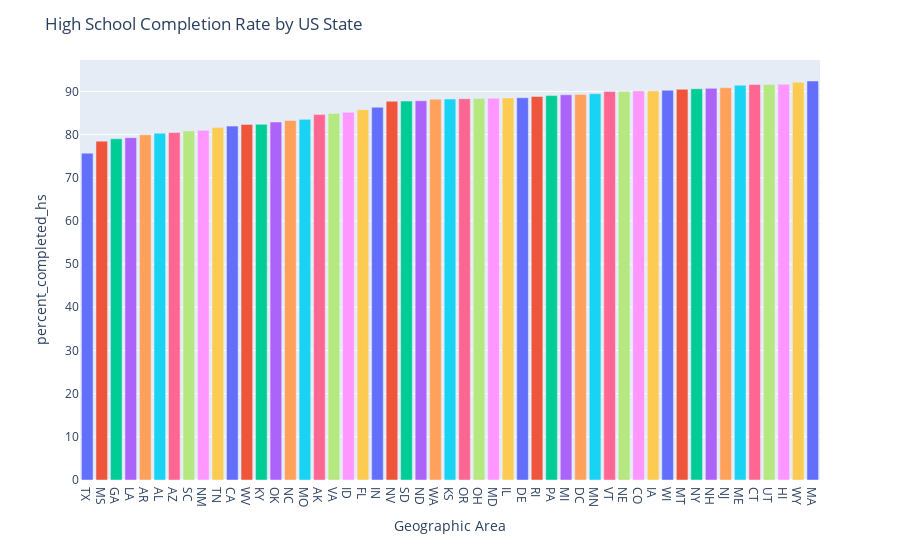

Notebook source saved alongside this figure:
### Code cell
fig_b = px.bar(data_frame=graduation_rate, x='Geographic Area', y='percent_completed_hs', color="Geographic Area")
fig_b.update_layout(showlegend=False, title="High School Completion Rate by US State")

### Figure 1 — Plotly figure (JSON) as saved in the notebook; plotly's stock layout.template omitted (floating-point values rounded to 4 significant figures)
{"data": [{"alignmentgroup": "True", "hovertemplate": "Geographic Area=%{x}<br>percent_completed_hs=%{y}<extra></extra>", "legendgroup": "TX", "marker": {"color": "#636efa", "pattern": {"shape": ""}}, "name": "TX", "offsetgroup": "TX", "orientation": "v", "showlegend": true, "textposition": "auto", "type": "bar", "x": ["TX"], "xaxis": "x", "y": [75.69], "yaxis": "y"}, {"alignmentgroup": "True", "hovertemplate": "Geographic Area=%{x}<br>percent_completed_hs=%{y}<extra></extra>", "legendgroup": "MS", "marker": {"color": "#EF553B", "pattern": {"shape": ""}}, "name": "MS", "offsetgroup": "MS", "orientation": "v", "showlegend": true, "textposition": "auto", "type": "bar", "x": ["MS"], "xaxis": "x", "y": [78.47], "yaxis": "y"}, {"alignmentgroup": "True", "hovertemplate": "Geographic Area=%{x}<br>percent_completed_hs=%{y}<extra></extra>", "legendgroup": "GA", "marker": {"color": "#00cc96", "pattern": {"shape": ""}}, "name": "GA", "offsetgroup": "GA", "orientation": "v", "showlegend": true, "textposition": "auto", "type": "bar", "x": ["GA"], "xaxis": "x", "y": [79.01], "yaxis": "y"}, {"alignmentgroup": "True", "hovertemplate": "Geographic Area=%{x}<br>percent_completed_hs=%{y}<extra></extra>", "legendgroup": "LA", "marker": {"color": "#ab63fa", "pattern": {"shape": ""}}, "name": "LA", "offsetgroup": "LA", "orientation": "v", "showlegend": true, "textposition": "auto", "type": "bar", "x": ["LA"], "xaxis": "x", "y": [79.29], "yaxis": "y"}, {"alignmentgroup": "True", "hovertemplate": "Geographic Area=%{x}<br>percent_completed_hs=%{y}<extra></extra>", "legendgroup": "AR", "marker": {"color": "#FFA15A", "pattern": {"shape": ""}}, "name": "AR", "offsetgroup": "AR", "orientation": "v", "showlegend": true, "textposition": "auto", "type": "bar", "x": ["AR"], "xaxis": "x", "y": [79.95], "yaxis": "y"}, {"alignmentgroup": "True", "hovertemplate": "Geographic Area=%{x}<br>percent_completed_hs=%{y}<extra></extra>", "legendgroup": "AL", "marker": {"color": "#19d3f3", "pattern": {"shape": ""}}, "name": "AL", "offsetgroup": "AL", "orientation": "v", "showlegend": true, "textposition": "auto", "type": "bar", "x": ["AL"], "xaxis": "x", "y": [80.3], "yaxis": "y"}, {"alignmentgroup": "True", "hovertemplate": "Geographic Area=%{x}<br>percent_completed_hs=%{y}<extra></extra>", "legendgroup": "AZ", "marker": {"color": "#FF6692", "pattern": {"shape": ""}}, "name": "AZ", "offsetgroup": "AZ", "orientation": "v", "showlegend": true, "textposition": "auto", "type": "bar", "x": ["AZ"], "xaxis": "x", "y": [80.47], "yaxis": "y"}, {"alignmentgroup": "True", "hovertemplate": "Geographic Area=%{x}<br>percent_completed_hs=%{y}<extra></extra>", "legendgroup": "SC", "marker": {"color": "#B6E880", "pattern": {"shape": ""}}, "name": "SC", "offsetgroup": "SC", "orientation": "v", "showlegend": true, "textposition": "auto", "type": "bar", "x": ["SC"], "xaxis": "x", "y": [80.85], "yaxis": "y"}, {"alignmentgroup": "True", "hovertemplate": "Geographic Area=%{x}<br>percent_completed_hs=%{y}<extra></extra>", "legendgroup": "NM", "marker": {"color": "#FF97FF", "pattern": {"shape": ""}}, "name": "NM", "offsetgroup": "NM", "orientation": "v", "showlegend": true, "textposition": "auto", "type": "bar", "x": ["NM"], "xaxis": "x", "y": [80.98], "yaxis": "y"}, {"alignmentgroup": "True", "hovertemplate": "Geographic Area=%{x}<br>percent_completed_hs=%{y}<extra></extra>", "legendgroup": "TN", "marker": {"color": "#FECB52", "pattern": {"shape": ""}}, "name": "TN", "offsetgroup": "TN", "orientation": "v", "showlegend": true, "textposition": "auto", "type": "bar", "x": ["TN"], "xaxis": "x", "y": [81.63], "yaxis": "y"}, {"alignmentgroup": "True", "hovertemplate": "Geographic Area=%{x}<br>percent_completed_hs=%{y}<extra></extra>", "legendgroup": "CA", "marker": {"color": "#636efa", "pattern": {"shape": ""}}, "name": "CA", "offsetgroup": "CA", "orientation": "v", "showlegend": true, "textposition": "auto", "type": "bar", "x": ["CA"], "xaxis": "x", "y": [81.96], "yaxis": "y"}, {"alignmentgroup": "True", "hovertemplate": "Geographic Area=%{x}<br>percent_completed_hs=%{y}<extra></extra>", "legendgroup": "WV", "marker": {"color": "#EF553B", "pattern": {"shape": ""}}, "name": "WV", "offsetgroup": "WV", "orientation": "v", "showlegend": true, "textposition": "auto", "type": "bar", "x": ["WV"], "xaxis": "x", "y": [82.35], "yaxis": "y"}, {"alignmentgroup": "True", "hovertemplate": "Geographic Area=%{x}<br>percent_completed_hs=%{y}<extra></extra>", "legendgroup": "KY", "marker": {"color": "#00cc96", "pattern": {"shape": ""}}, "name": "KY", "offsetgroup": "KY", "orientation": "v", "showlegend": true, "textposition": "auto", "type": "bar", "x": ["KY"], "xaxis": "x", "y": [82.37], "yaxis": "y"}, {"alignmentgroup": "True", "hovertemplate": "Geographic Area=%{x}<br>percent_completed_hs=%{y}<extra></extra>", "legendgroup": "OK", "marker": {"color": "#ab63fa", "pattern": {"shape": ""}}, "name": "OK", "offsetgroup": "OK", "orientation": "v", "showlegend": true, "textposition": "auto", "type": "bar", "x": ["OK"], "xaxis": "x", "y": [82.91], "yaxis": "y"}, {"alignmentgroup": "True", "hovertemplate": "Geographic Area=%{x}<br>percent_completed_hs=%{y}<extra></extra>", "legendgroup": "NC", "marker": {"color": "#FFA15A", "pattern": {"shape": ""}}, "name": "NC", "offsetgroup": "NC", "orientation": "v", "showlegend": true, "textposition": "auto", "type": "bar", "x": ["NC"], "xaxis": "x", "y": [83.25], "yaxis": "y"}, {"alignmentgroup": "True", "hovertemplate": "Geographic Area=%{x}<br>percent_completed_hs=%{y}<extra></extra>", "legendgroup": "MO", "marker": {"color": "#19d3f3", "pattern": {"shape": ""}}, "name": "MO", "offsetgroup": "MO", "orientation": "v", "showlegend": true, "textposition": "auto", "type": "bar", "x": ["MO"], "xaxis": "x", "y": [83.52], "yaxis": "y"}, {"alignmentgroup": "True", "hovertemplate": "Geographic Area=%{x}<br>percent_completed_hs=%{y}<extra></extra>", "legendgroup": "AK", "marker": {"color": "#FF6692", "pattern": {"shape": ""}}, "name": "AK", "offsetgroup": "AK", "orientation": "v", "showlegend": true, "textposition": "auto", "type": "bar", "x": ["AK"], "xaxis": "x", "y": [84.63], "yaxis": "y"}, {"alignmentgroup": "True", "hovertemplate": "Geographic Area=%{x}<br>percent_completed_hs=%{y}<extra></extra>", "legendgroup": "VA", "marker": {"color": "#B6E880", "pattern": {"shape": ""}}, "name": "VA", "offsetgroup": "VA", "orientation": "v", "showlegend": true, "textposition": "auto", "type": "bar", "x": ["VA"], "xaxis": "x", "y": [84.88], "yaxis": "y"}, {"alignmentgroup": "True", "hovertemplate": "Geographic Area=%{x}<br>percent_completed_hs=%{y}<extra></extra>", "legendgroup": "ID", "marker": {"color": "#FF97FF", "pattern": {"shape": ""}}, "name": "ID", "offsetgroup": "ID", "orientation": "v", "showlegend": true, "textposition": "auto", "type": "bar", "x": ["ID"], "xaxis": "x", "y": [85.17], "yaxis": "y"}, {"alignmentgroup": "True", "hovertemplate": "Geographic Area=%{x}<br>percent_completed_hs=%{y}<extra></extra>", "legendgroup": "FL", "marker": {"color": "#FECB52", "pattern": {"shape": ""}}, "name": "FL", "offsetgroup": "FL", "orientation": "v", "showlegend": true, "textposition": "auto", "type": "bar", "x": ["FL"], "xaxis": "x", "y": [85.74], "yaxis": "y"}, {"alignmentgroup": "True", "hovertemplate": "Geographic Area=%{x}<br>percent_completed_hs=%{y}<extra></extra>", "legendgroup": "IN", "marker": {"color": "#636efa", "pattern": {"shape": ""}}, "name": "IN", "offsetgroup": "IN", "orientation": "v", "showlegend": true, "textposition": "auto", "type": "bar", "x": ["IN"], "xaxis": "x", "y": [86.32], "yaxis": "y"}, {"alignmentgroup": "True", "hovertemplate": "Geographic Area=%{x}<br>percent_completed_hs=%{y}<extra></extra>", "legendgroup": "NV", "marker": {"color": "#EF553B", "pattern": {"shape": ""}}, "name": "NV", "offsetgroup": "NV", "orientation": "v", "showlegend": true, "textposition": "auto", "type": "bar", "x": ["NV"], "xaxis": "x", "y": [87.72], "yaxis": "y"}, {"alignmentgroup": "True", "hovertemplate": "Geographic Area=%{x}<br>percent_completed_hs=%{y}<extra></extra>", "legendgroup": "SD", "marker": {"color": "#00cc96", "pattern": {"shape": ""}}, "name": "SD", "offsetgroup": "SD", "orientation": "v", "showlegend": true, "textposition": "auto", "type": "bar", "x": ["SD"], "xaxis": "x", "y": [87.75], "yaxis": "y"}, {"alignmentgroup": "True", "hovertemplate": "Geographic Area=%{x}<br>percent_completed_hs=%{y}<extra></extra>", "legendgroup": "ND", "marker": {"color": "#ab63fa", "pattern": {"shape": ""}}, "name": "ND", "offsetgroup": "ND", "orientation": "v", "showlegend": true, "textposition": "auto", "type": "bar", "x": ["ND"], "xaxis": "x", "y": [87.82], "yaxis": "y"}, {"alignmentgroup": "True", "hovertemplate": "Geographic Area=%{x}<br>percent_completed_hs=%{y}<extra></extra>", "legendgroup": "WA", "marker": {"color": "#FFA15A", "pattern": {"shape": ""}}, "name": "WA", "offsetgroup": "WA", "orientation": "v", "showlegend": true, "textposition": "auto", "type": "bar", "x": ["WA"], "xaxis": "x", "y": [88.2], "yaxis": "y"}, {"alignmentgroup": "True", "hovertemplate": "Geographic Area=%{x}<br>percent_completed_hs=%{y}<extra></extra>", "legendgroup": "KS", "marker": {"color": "#19d3f3", "pattern": {"shape": ""}}, "name": "KS", "offsetgroup": "KS", "orientation": "v", "showlegend": true, "textposition": "auto", "type": "bar", "x": ["KS"], "xaxis": "x", "y": [88.23], "yaxis": "y"}, {"alignmentgroup": "True", "hovertemplate": "Geographic Area=%{x}<br>percent_completed_hs=%{y}<extra></extra>", "legendgroup": "OR", "marker": {"color": "#FF6692", "pattern": {"shape": ""}}, "name": "OR", "offsetgroup": "OR", "orientation": "v", "showlegend": true, "textposition": "auto", "type": "bar", "x": ["OR"], "xaxis": "x", "y": [88.3], "yaxis": "y"}, {"alignmentgroup": "True", "hovertemplate": "Geographic Area=%{x}<br>percent_completed_hs=%{y}<extra></extra>", "legendgroup": "OH", "marker": {"color": "#B6E880", "pattern": {"shape": ""}}, "name": "OH", "offsetgroup": "OH", "orientation": "v", "showlegend": true, "textposition": "auto", "type": "bar", "x": ["OH"], "xaxis": "x", "y": [88.34], "yaxis": "y"}, {"alignmentgroup": "True", "hovertemplate": "Geographic Area=%{x}<br>percent_completed_hs=%{y}<extra></extra>", "legendgroup": "MD", "marker": {"color": "#FF97FF", "pattern": {"shape": ""}}, "name": "MD", "offsetgroup": "MD", "orientation": "v", "showlegend": true, "textposition": "auto", "type": "bar", "x": ["MD"], "xaxis": "x", "y": [88.42], "yaxis": "y"}, {"alignmentgroup": "True", "hovertemplate": "Geographic Area=%{x}<br>percent_completed_hs=%{y}<extra></extra>", "legendgroup": "IL", "marker": {"color": "#FECB52", "pattern": {"shape": ""}}, "name": "IL", "offsetgroup": "IL", "orientation": "v", "showlegend": true, "textposition": "auto", "type": "bar", "x": ["IL"], "xaxis": "x", "y": [88.48], "yaxis": "y"}, {"alignmentgroup": "True", "hovertemplate": "Geographic Area=%{x}<br>percent_completed_hs=%{y}<extra></extra>", "legendgroup": "DE", "marker": {"color": "#636efa", "pattern": {"shape": ""}}, "name": "DE", "offsetgroup": "DE", "orientation": "v", "showlegend": true, "textposition": "auto", "type": "bar", "x": ["DE"], "xaxis": "x", "y": [88.52], "yaxis": "y"}, {"alignmentgroup": "True", "hovertemplate": "Geographic Area=%{x}<br>percent_completed_hs=%{y}<extra></extra>", "legendgroup": "RI", "marker": {"color": "#EF553B", "pattern": {"shape": ""}}, "name": "RI", "offsetgroup": "RI", "orientation": "v", "showlegend": true, "textposition": "auto", "type": "bar", "x": ["RI"], "xaxis": "x", "y": [88.82], "yaxis": "y"}, {"alignmentgroup": "True", "hovertemplate": "Geographic Area=%{x}<br>percent_completed_hs=%{y}<extra></extra>", "legendgroup": "PA", "marker": {"color": "#00cc96", "pattern": {"shape": ""}}, "name": "PA", "offsetgroup": "PA", "orientation": "v", "showlegend": true, "textposition": "auto", "type": "bar", "x": ["PA"], "xaxis": "x", "y": [89.02], "yaxis": "y"}, {"alignmentgroup": "True", "hovertemplate": "Geographic Area=%{x}<br>percent_completed_hs=%{y}<extra></extra>", "legendgroup": "MI", "marker": {"color": "#ab63fa", "pattern": {"shape": ""}}, "name": "MI", "offsetgroup": "MI", "orientation": "v", "showlegend": true, "textposition": "auto", "type": "bar", "x": ["MI"], "xaxis": "x", "y": [89.21], "yaxis": "y"}, {"alignmentgroup": "True", "hovertemplate": "Geographic Area=%{x}<br>percent_completed_hs=%{y}<extra></extra>", "legendgroup": "DC", "marker": {"color": "#FFA15A", "pattern": {"shape": ""}}, "name": "DC", "offsetgroup": "DC", "orientation": "v", "showlegend": true, "textposition": "auto", "type": "bar", "x": ["DC"], "xaxis": "x", "y": [89.3], "yaxis": "y"}, {"alignmentgroup": "True", "hovertemplate": "Geographic Area=%{x}<br>percent_completed_hs=%{y}<extra></extra>", "legendgroup": "MN", "marker": {"color": "#19d3f3", "pattern": {"shape": ""}}, "name": "MN", "offsetgroup": "MN", "orientation": "v", "showlegend": true, "textposition": "auto", "type": "bar", "x": ["MN"], "xaxis": "x", "y": [89.47], "yaxis": "y"}, {"alignmentgroup": "True", "hovertemplate": "Geographic Area=%{x}<br>percent_completed_hs=%{y}<extra></extra>", "legendgroup": "VT", "marker": {"color": "#FF6692", "pattern": {"shape": ""}}, "name": "VT", "offsetgroup": "VT", "orientation": "v", "showlegend": true, "textposition": "auto", "type": "bar", "x": ["VT"], "xaxis": "x", "y": [89.98], "yaxis": "y"}, {"alignmentgroup": "True", "hovertemplate": "Geographic Area=%{x}<br>percent_completed_hs=%{y}<extra></extra>", "legendgroup": "NE", "marker": {"color": "#B6E880", "pattern": {"shape": ""}}, "name": "NE", "offsetgroup": "NE", "orientation": "v", "showlegend": true, "textposition": "auto", "type": "bar", "x": ["NE"], "xaxis": "x", "y": [89.99], "yaxis": "y"}, {"alignmentgroup": "True", "hovertemplate": "Geographic Area=%{x}<br>percent_completed_hs=%{y}<extra></extra>", "legendgroup": "CO", "marker": {"color": "#FF97FF", "pattern": {"shape": ""}}, "name": "CO", "offsetgroup": "CO", "orientation": "v", "showlegend": true, "textposition": "auto", "type": "bar", "x": ["CO"], "xaxis": "x", "y": [90.11], "yaxis": "y"}, {"alignmentgroup": "True", "hovertemplate": "Geographic Area=%{x}<br>percent_completed_hs=%{y}<extra></extra>", "legendgroup": "IA", "marker": {"color": "#FECB52", "pattern": {"shape": ""}}, "name": "IA", "offsetgroup": "IA", "orientation": "v", "showlegend": true, "textposition": "auto", "type": "bar", "x": ["IA"], "xaxis": "x", "y": [90.11], "yaxis": "y"}, {"alignmentgroup": "True", "hovertemplate": "Geographic Area=%{x}<br>percent_completed_hs=%{y}<extra></extra>", "legendgroup": "WI", "marker": {"color": "#636efa", "pattern": {"shape": ""}}, "name": "WI", "offsetgroup": "WI", "orientation": "v", "showlegend": true, "textposition": "auto", "type": "bar", "x": ["WI"], "xaxis": "x", "y": [90.26], "yaxis": "y"}, {"alignmentgroup": "True", "hovertemplate": "Geographic Area=%{x}<br>percent_completed_hs=%{y}<extra></extra>", "legendgroup": "MT", "marker": {"color": "#EF553B", "pattern": {"shape": ""}}, "name": "MT", "offsetgroup": "MT", "orientation": "v", "showlegend": true, "textposition": "auto", "type": "bar", "x": ["MT"], "xaxis": "x", "y": [90.49], "yaxis": "y"}, {"alignmentgroup": "True", "hovertemplate": "Geographic Area=%{x}<br>percent_completed_hs=%{y}<extra></extra>", "legendgroup": "NY", "marker": {"color": "#00cc96", "pattern": {"shape": ""}}, "name": "NY", "offsetgroup": "NY", "orientation": "v", "showlegend": true, "textposition": "auto", "type": "bar", "x": ["NY"], "xaxis": "x", "y": [90.61], "yaxis": "y"}, {"alignmentgroup": "True", "hovertemplate": "Geographic Area=%{x}<br>percent_completed_hs=%{y}<extra></extra>", "legendgroup": "NH", "marker": {"color": "#ab63fa", "pattern": {"shape": ""}}, "name": "NH", "offsetgroup": "NH", "orientation": "v", "showlegend": true, "textposition": "auto", "type": "bar", "x": ["NH"], "xaxis": "x", "y": [90.71], "yaxis": "y"}, {"alignmentgroup": "True", "hovertemplate": "Geographic Area=%{x}<br>percent_completed_hs=%{y}<extra></extra>", "legendgroup": "NJ", "marker": {"color": "#FFA15A", "pattern": {"shape": ""}}, "name": "NJ", "offsetgroup": "NJ", "orientation": "v", "showlegend": true, "textposition": "auto", "type": "bar", "x": ["NJ"], "xaxis": "x", "y": [90.85], "yaxis": "y"}, {"alignmentgroup": "True", "hovertemplate": "Geographic Area=%{x}<br>percent_completed_hs=%{y}<extra></extra>", "legendgroup": "ME", "marker": {"color": "#19d3f3", "pattern": {"shape": ""}}, "name": "ME", "offsetgroup": "ME", "orientation": "v", "showlegend": true, "textposition": "auto", "type": "bar", "x": ["ME"], "xaxis": "x", "y": [91.43], "yaxis": "y"}, {"alignmentgroup": "True", "hovertemplate": "Geographic Area=%{x}<br>percent_completed_hs=%{y}<extra></extra>", "legendgroup": "CT", "marker": {"color": "#FF6692", "pattern": {"shape": ""}}, "name": "CT", "offsetgroup": "CT", "orientation": "v", "showlegend": true, "textposition": "auto", "type": "bar", "x": ["CT"], "xaxis": "x", "y": [91.59], "yaxis": "y"}, {"alignmentgroup": "True", "hovertemplate": "Geographic Area=%{x}<br>percent_completed_hs=%{y}<extra></extra>", "legendgroup": "UT", "marker": {"color": "#B6E880", "pattern": {"shape": ""}}, "name": "UT", "offsetgroup": "UT", "orientation": "v", "showlegend": true, "textposition": "auto", "type": "bar", "x": ["UT"], "xaxis": "x", "y": [91.62], "yaxis": "y"}, {"alignmentgroup": "True", "hovertemplate": "Geographic Area=%{x}<br>percent_completed_hs=%{y}<extra></extra>", "legendgroup": "HI", "marker": {"color": "#FF97FF", "pattern": {"shape": ""}}, "name": "HI", "offsetgroup": "HI", "orientation": "v", "showlegend": true, "textposition": "auto", "type": "bar", "x": ["HI"], "xaxis": "x", "y": [91.67], "yaxis": "y"}, {"alignmentgroup": "True", "hovertemplate": "Geographic Area=%{x}<br>percent_completed_hs=%{y}<extra></extra>", "legendgroup": "WY", "marker": {"color": "#FECB52", "pattern": {"shape": ""}}, "name": "WY", "offsetgroup": "WY", "orientation": "v", "showlegend": true, "textposition": "auto", "type": "bar", "x": ["WY"], "xaxis": "x", "y": [92.1], "yaxis": "y"}, {"alignmentgroup": "True", "hovertemplate": "Geographic Area=%{x}<br>percent_completed_hs=%{y}<extra></extra>", "legendgroup": "MA", "marker": {"color": "#636efa", "pattern": {"shape": ""}}, "name": "MA", "offsetgroup": "MA", "orientation": "v", "showlegend": true, "textposition": "auto", "type": "bar", "x": ["MA"], "xaxis": "x", "y": [92.4], "yaxis": "y"}], "layout": {"barmode": "relative", "legend": {"title": {"text": "Geographic Area"}, "tracegroupgap": 0}, "margin": {"t": 60}, "showlegend": false, "title": {"text": "High School Completion Rate by US State"}, "xaxis": {"anchor": "y", "categoryarray": ["TX", "MS", "GA", "LA", "AR", "AL", "AZ", "SC", "NM", "TN", "CA", "WV", "KY", "OK", "NC", "MO", "AK", "VA", "ID", "FL", "IN", "NV", "SD", "ND", "WA", "KS", "OR", "OH", "MD", "IL", "DE", "RI", "PA", "MI", "DC", "MN", "VT", "NE", "CO", "IA", "WI", "MT", "NY", "NH", "NJ", "ME", "CT", "UT", "HI", "WY", "MA"], "categoryorder": "array", "domain": [0, 1], "title": {"text": "Geographic Area"}}, "yaxis": {"anchor": "x", "domain": [0, 1], "title": {"text": "percent_completed_hs"}}}}
